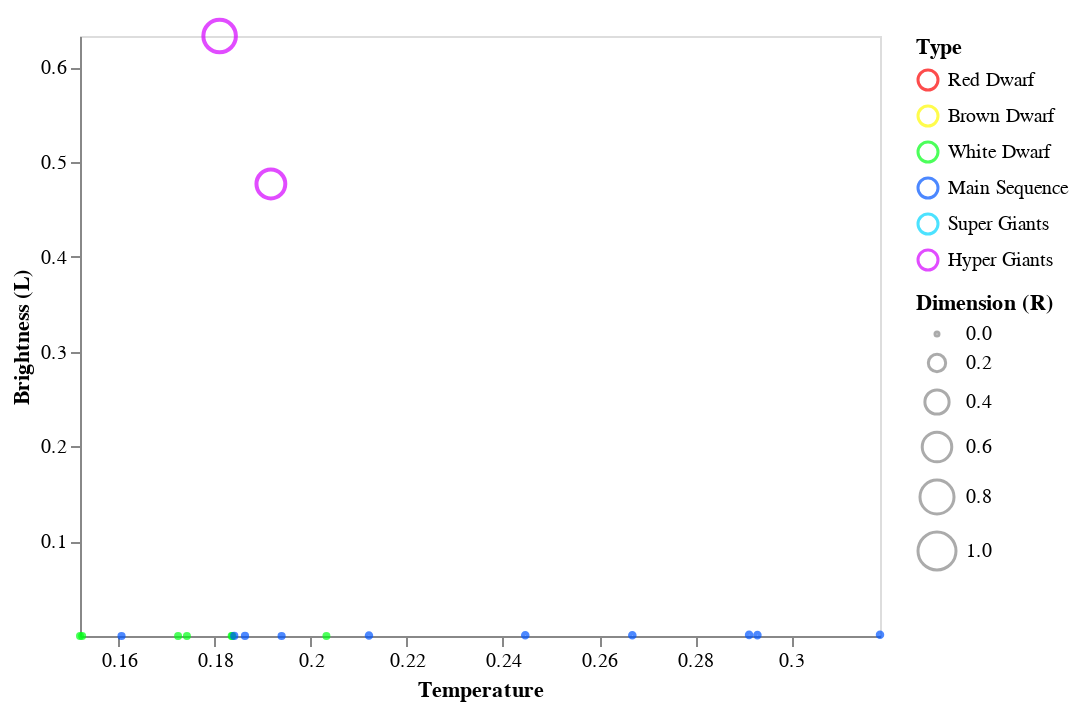

Notebook code for this chart:
### Markdown cell above
In questo grafico possiamo vedere come in questa classe spettrale siano presenti quattro tipi diversi di stelle di dimensione, luminosità e temperatura variabile. Bisogna notare come la temperatura di tutte le stelle di questa classe spettrale non sia vicina allo zero e nemmeno vicina all'uno: si pongono nei valori centrali del dataset

Le stelle di dimensione maggiore appartengono al gruppo delle Hyper Giants mentre le stelle delle altre tre categorie sono molto piccole. A tal proprosito è possibile notare come le White Dwarf siano talmente piccole da perdersi nel grafico, le Super Giants sono le stelle che si trovano più a destra del grafico e quindi le più calde mentre le Main Sequence hanno una luminosità bassissima, prossima allo zero

### Code cell
data = dataset[dataset['Spectral_Class'] == 'A']

alt.Chart(data).mark_point().encode( 
    
    x = alt.X('Temperature',
         scale = alt.Scale(domain = (min(data.Temperature), max(data.Temperature))),
         axis = alt.Axis(format='K', title='Temperature', grid = False)
         ),
    
    y = alt.Y('L',
         scale = alt.Scale(domain = (min(data.L), max(data.L))),
         axis = alt.Axis(format='K', title='Brightness (L)', grid = False)
         ),
    
    size = alt.Size('R', 
                    scale = alt.Scale(domain = [0, 1]), 
                    legend = alt.Legend(title = 'Dimension (R)')
                   ),
    
    color = alt.Color('Type', scale=alt.
                    Scale(domain=dom, range=rng))
    
)

### Figure 1 — Vega-Lite specification as saved in the notebook (floating-point values rounded to 4 significant figures)
{"config": {"view": {"continuousWidth": 400, "continuousHeight": 300}}, "data": {"name": "data-841571a5b8b60dd41f9f5e959a7730dc"}, "mark": "point", "encoding": {"color": {"type": "nominal", "field": "Type", "scale": {"domain": ["Red Dwarf", "Brown Dwarf", "White Dwarf", "Main Sequence", "Super Giants", "Hyper Giants"], "range": ["#fc0000", "#fffb00", "#00ff15", "#0055ff", "#00d5ff", "#d400ff"]}}, "size": {"type": "quantitative", "field": "R", "legend": {"title": "Dimension (R)"}, "scale": {"domain": [0, 1]}}, "x": {"type": "quantitative", "axis": {"format": "K", "grid": false, "title": "Temperature"}, "field": "Temperature", "scale": {"domain": [0.152, 0.3185]}}, "y": {"type": "quantitative", "axis": {"format": "K", "grid": false, "title": "Brightness (L)"}, "field": "L", "scale": {"domain": [7.064e-11, 0.6328]}}}, "$schema": "https://vega.github.io/schema/vega-lite/v4.8.1.json", "datasets": {"data-841571a5b8b60dd41f9f5e959a7730dc": [{"Temperature": 0.1524, "L": 4.827e-10, "R": 2.022e-06, "A_M": 0.8111, "Color": "White", "Spectral_Class": "A", "Type": "White Dwarf"}, {"Temperature": 0.1724, "L": 4.945e-10, "R": 8.211e-07, "A_M": 0.8261, "Color": "White", "Spectral_Class": "A", "Type": "White Dwarf"}, {"Temperature": 0.1742, "L": 8.594e-10, "R": 6.672e-07, "A_M": 0.8168, "Color": "Blue-White", "Spectral_Class": "A", "Type": "White Dwarf"}, {"Temperature": 0.1606, "L": 1.024e-05, "R": 0.0009195, "A_M": 0.4484, "Color": "White", "Spectral_Class": "A", "Type": "Main Sequence"}, {"Temperature": 0.1837, "L": 5.651e-10, "R": 5.645e-07, "A_M": 0.8036, "Color": "White", "Spectral_Class": "A", "Type": "White Dwarf"}, {"Temperature": 0.2033, "L": 4.356e-10, "R": 1.283e-06, "A_M": 0.8099, "Color": "Blue-White", "Spectral_Class": "A", "Type": "White Dwarf"}, {"Temperature": 0.1863, "L": 5.298e-05, "R": 0.001345, "A_M": 0.4181, "Color": "Blue-White", "Spectral_Class": "A", "Type": "Main Sequence"}, {"Temperature": 0.2446, "L": 0.0007911, "R": 0.003578, "A_M": 0.3008, "Color": "Blue-White", "Spectral_Class": "A", "Type": "Main Sequence"}, {"Temperature": 0.2669, "L": 0.0008111, "R": 0.003593, "A_M": 0.3734, "Color": "Blue-White", "Spectral_Class": "A", "Type": "Main Sequence"}, {"Temperature": 0.1835, "L": 2.355e-10, "R": 2.002e-07, "A_M": 0.8377, "Color": "Blue-White", "Spectral_Class": "A", "Type": "White Dwarf"}, {"Temperature": 0.152, "L": 7.064e-11, "R": 1.95e-07, "A_M": 0.8358, "Color": "White", "Spectral_Class": "A", "Type": "White Dwarf"}, {"Temperature": 0.1841, "L": 4.474e-05, "R": 0.001272, "A_M": 0.3765, "Color": "Blue-White", "Spectral_Class": "A", "Type": "Main Sequence"}, {"Temperature": 0.3185, "L": 0.001286, "R": 0.002944, "A_M": 0.3089, "Color": "Blue-White", "Spectral_Class": "A", "Type": "Main Sequence"}, {"Temperature": 0.2912, "L": 0.001175, "R": 0.003183, "A_M": 0.3296, "Color": "Blue-White", "Spectral_Class": "A", "Type": "Main Sequence"}, {"Temperature": 0.2121, "L": 0.0006499, "R": 0.003001, "A_M": 0.3731, "Color": "Blue-White", "Spectral_Class": "A", "Type": "Main Sequence"}, {"Temperature": 0.293, "L": 0.0009277, "R": 0.003071, "A_M": 0.369, "Color": "Blue-White", "Spectral_Class": "A", "Type": "Main Sequence"}, {"Temperature": 0.1939, "L": 3.414e-05, "R": 0.0009759, "A_M": 0.4114, "Color": "Blue-White", "Spectral_Class": "A", "Type": "Main Sequence"}, {"Temperature": 0.181, "L": 0.6328, "R": 0.7303, "A_M": 0.03721, "Color": "White", "Spectral_Class": "A", "Type": "Hyper Giants"}, {"Temperature": 0.1917, "L": 0.4767, "R": 0.5707, "A_M": 0.02158, "Color": "White", "Spectral_Class": "A", "Type": "Hyper Giants"}]}}
